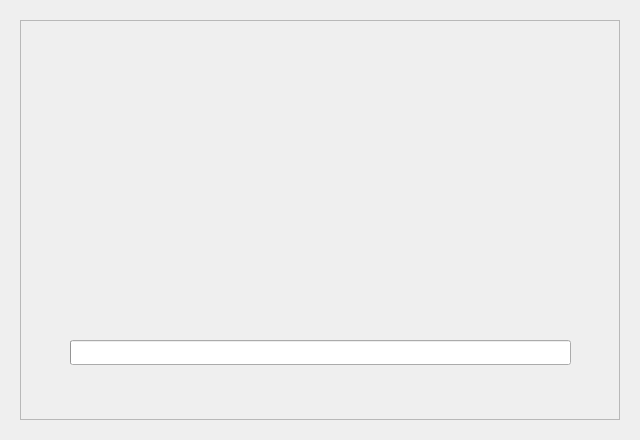
<?xml version="1.0" encoding="UTF-8"?>
<ui version="4.0">
 <class>SplashWindow</class>
 <widget class="QMainWindow" name="SplashWindow">
  <property name="geometry">
   <rect>
    <x>0</x>
    <y>0</y>
    <width>640</width>
    <height>440</height>
   </rect>
  </property>
  <property name="minimumSize">
   <size>
    <width>640</width>
    <height>440</height>
   </size>
  </property>
  <property name="maximumSize">
   <size>
    <width>640</width>
    <height>440</height>
   </size>
  </property>
  <property name="windowTitle">
   <string>MainWindow</string>
  </property>
  <widget class="QWidget" name="centralwidget">
   <widget class="QFrame" name="splash">
    <property name="geometry">
     <rect>
      <x>20</x>
      <y>20</y>
      <width>600</width>
      <height>400</height>
     </rect>
    </property>
    <property name="styleSheet">
     <string notr="true">#splash {
	border-image: url(:/resources/Resources/bg/splash.png);
}</string>
    </property>
    <property name="frameShape">
     <enum>QFrame::StyledPanel</enum>
    </property>
    <property name="frameShadow">
     <enum>QFrame::Raised</enum>
    </property>
    <widget class="QProgressBar" name="splash_progress">
     <property name="geometry">
      <rect>
       <x>50</x>
       <y>320</y>
       <width>501</width>
       <height>25</height>
      </rect>
     </property>
     <property name="minimumSize">
      <size>
       <width>0</width>
       <height>0</height>
      </size>
     </property>
     <property name="maximumSize">
      <size>
       <width>600</width>
       <height>25</height>
      </size>
     </property>
     <property name="baseSize">
      <size>
       <width>600</width>
       <height>25</height>
      </size>
     </property>
     <property name="styleSheet">
      <string notr="true">#splash_progress  {
	border-image: url(:/resources/Resources/bg/splash_bar.png)
}
</string>
     </property>
     <property name="value">
      <number>0</number>
     </property>
     <property name="textVisible">
      <bool>false</bool>
     </property>
    </widget>
    <widget class="QPushButton" name="close">
     <property name="geometry">
      <rect>
       <x>550</x>
       <y>20</y>
       <width>20</width>
       <height>20</height>
      </rect>
     </property>
     <property name="font">
      <font>
       <pointsize>14</pointsize>
       <weight>50</weight>
       <bold>false</bold>
      </font>
     </property>
     <property name="styleSheet">
      <string notr="true">#close {
	border:  none;
	background-image: url(:/resources/Resources/icon/splash_close.png);
}

#close:hover {
	border:  none;
	background-image: url(:/resources/Resources/icon/splash_close_hover.png);
}</string>
     </property>
     <property name="text">
      <string/>
     </property>
    </widget>
   </widget>
  </widget>
 </widget>
 <resources>
  <include location="res.qrc"/>
 </resources>
 <connections>
  <connection>
   <sender>close</sender>
   <signal>clicked()</signal>
   <receiver>SplashWindow</receiver>
   <slot>close()</slot>
   <hints>
    <hint type="sourcelabel">
     <x>582</x>
     <y>53</y>
    </hint>
    <hint type="destinationlabel">
     <x>637</x>
     <y>60</y>
    </hint>
   </hints>
  </connection>
 </connections>
</ui>
